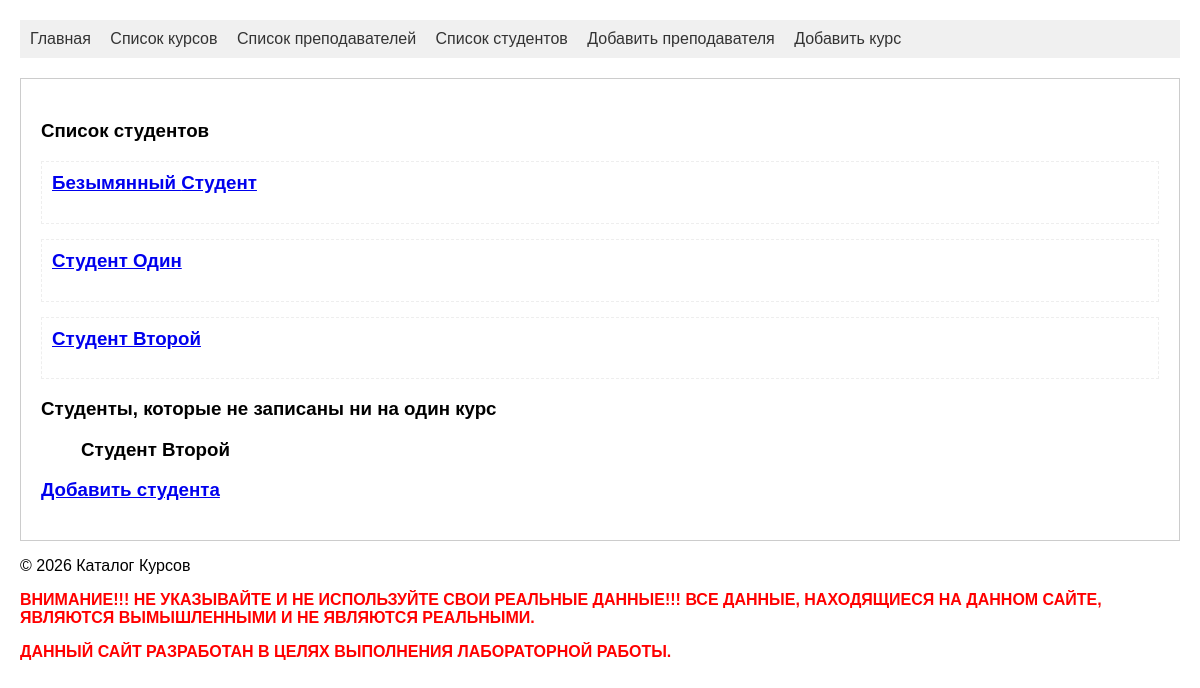
/students/, run on an earlier commit of the app's database.
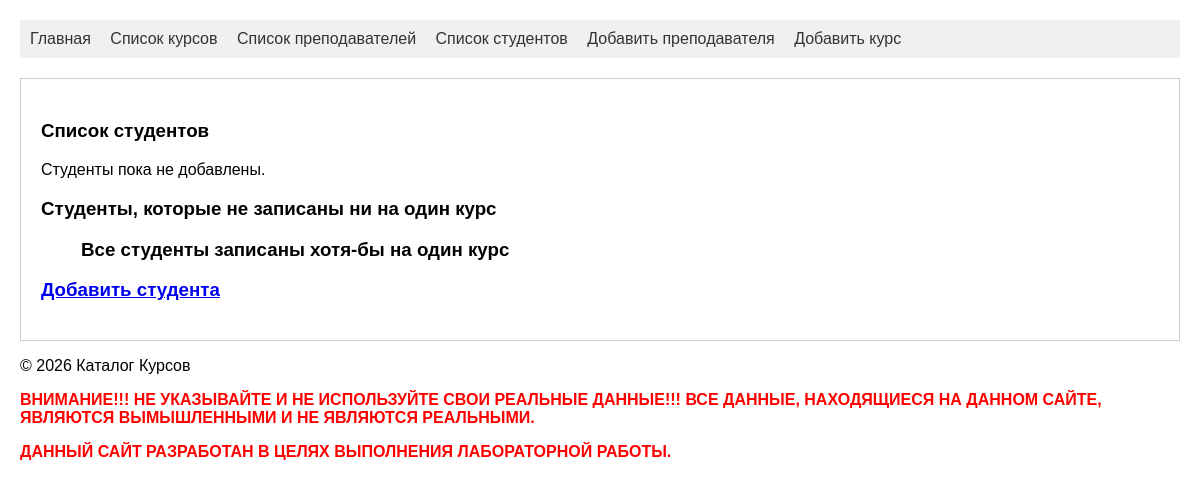
And on a later commit of the database.
### schedule/models.py (models this page shows)
class Student(models.Model):
    courses = models.ManyToManyField(Course)
    first_name = models.CharField(max_length=100, null=False, validators=[validate_no_numbers, validate_start_with_letter], verbose_name="Имя")
    last_name = models.CharField(max_length=100, null=False, validators=[validate_no_numbers, validate_start_with_letter], verbose_name="Фамилия")
    birth_date = models.DateField(null=True, verbose_name="Дата рождения")
    email = models.EmailField(max_length=100, null=False, verbose_name="Электронная почта")
    phone_number = models.CharField(max_length=100, null=False, validators=[validate_phone_number], verbose_name="Контактный номер телефона")
    pass_serial = models.CharField(max_length=4, null=True, unique=True, error_messages={'unique': "This pass serial already been registered."}, verbose_name="Серия паспорта")
    pass_number = models.CharField(max_length=10, null=True, error_messages={'unique': "This pass number already been registered."}, verbose_name="Номер паспорта")
    pass_date = models.DateField(default=timezone.now, verbose_name="Дата выдачи паспорта")
    pass_issued = models.CharField(max_length=100, null=True, validators=[validate_min_words], verbose_name="Кем выдан паспорт?")
    registration_address = models.TextField(blank=True, null=True, verbose_name="Адрес регистрации")
    residential_address = models.TextField(blank=True, null=True, verbose_name="Адрес фактического проживания")

### schedule/views.py (the view)
# urls.py: path('students/', views.students, name='students'),
def students(request):
    students = Student.objects.all()
    students_without_courses = Student.objects.filter(courses__isnull=True)
    return render(request, 'students.html', {"students": students, 'students_without_courses': students_without_courses})

### schedule/templates/students.html (shortened to what this page needs)
{% extends 'base.html' %}
{% block content %}
<h3>Список студентов</h3>
  {% if students %}
        {% for student in students %}
        <div class="student-item">
            <h3><a href="{% url 'student_detail' student.id %}">{{ student.first_name }} {{ student.last_name }}</a></h3>
        </div>
        {% endfor %}
    {% else %}
        <p>Студенты пока не добавлены.</p>
    {% endif %}
<h3>Студенты, которые не записаны ни на один курс</h3>
<ul>
    {% for student in students_without_courses %}
        <h3>{{ student.first_name }} {{ student.last_name }}</a></h3>
    {% empty %}
        <h3>Все студенты записаны хотя-бы на один курс</h3>
    {% endfor %}
</ul>
<h3><a href="{% url 'student_create' %}">Добавить студента</a></h3>
{% endblock %}

What changed in the data, as far as the page shows it:
removed Student: first_name "Безымянный", last_name "Студент", shown under "Список студентов"
removed Student: first_name "Студент", last_name "Один", shown under "Список студентов"
removed Student: first_name "Студент", last_name "Второй"
Also different on the page:
text now shown: "Студенты пока не добавлены. Все студенты записаны хотя-бы на один курс"
